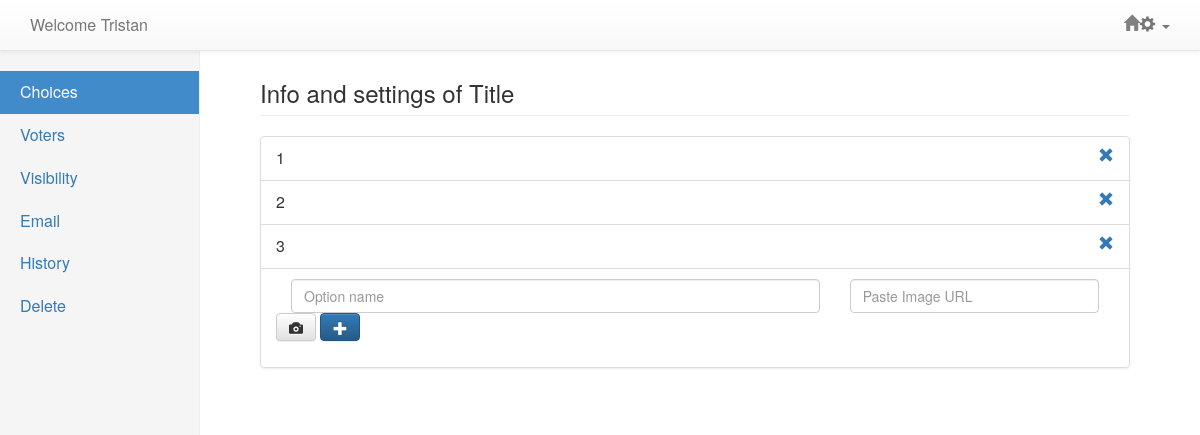
/polls/15/pollinfo/ (signed in), run on an earlier commit of the app's database.
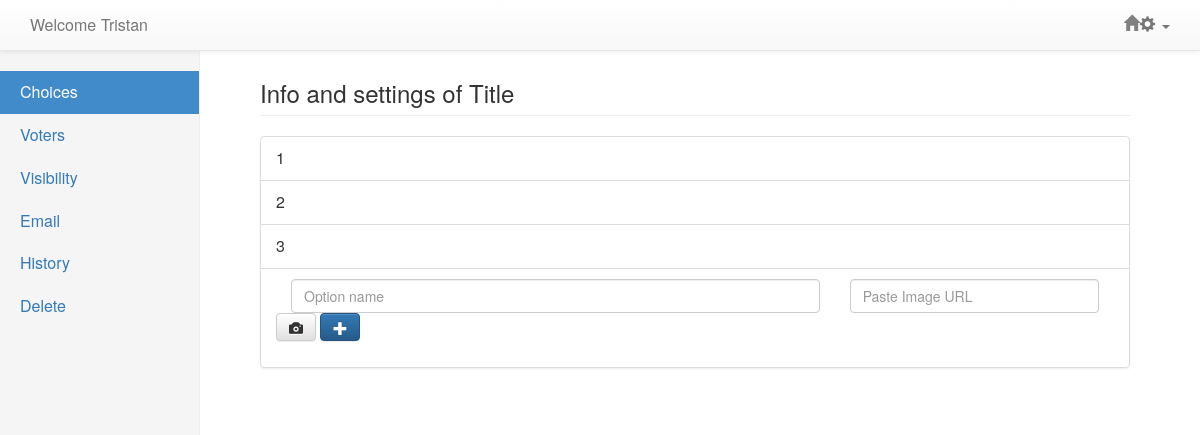
And on a later commit of the database.
### polls/models.py (models this page shows, shortened)
@python_2_unicode_compatible
class Question(models.Model):
    question_text = models.CharField(max_length=20)
    question_desc = models.CharField(max_length=500, null=True, blank=True)
    image = models.ImageField(upload_to='static/items/', blank=True, null=True)
    imageURL = models.CharField(max_length=500, blank=True, null=True)
    pub_date = models.DateTimeField('date published')
    follow_up = models.OneToOneField('Question', on_delete=models.CASCADE, null = True, blank = True)
    question_owner = models.ForeignKey(User, null=True)
    question_voters = models.ManyToManyField(User, related_name='voters')
    status = models.IntegerField(default=1)
    display_pref = models.IntegerField(default=1)
    emailInvite = models.BooleanField(default=True)
    emailDelete = models.BooleanField(default=True)
    emailStart = models.BooleanField(default=True)
    emailStop = models.BooleanField(default=True)
    poll_algorithm = models.IntegerField(default=1)
    question_type = models.IntegerField(default=1)
    winner = models.CharField(max_length=200)

@python_2_unicode_compatible
class Item(models.Model):
    question = models.ForeignKey(Question, on_delete=models.CASCADE)
    item_text = models.CharField(max_length=200)
    image = models.ImageField(upload_to='static/img/items/', blank=True, null=True)
    imageURL = models.CharField(max_length=500, blank=True, null=True)
    def __str__(self):
        return self.item_text

### polls/views.py (the view)
# urls.py: url(r'^(?P<pk>[0-9]+)/pollinfo/$', views.PollInfoView.as_view(), name='pollinfo'),
class PollInfoView(generic.DetailView):
    model = Question
    template_name = 'polls/pollinfo.html'
    def get_context_data(self, **kwargs):
        ctx = super(PollInfoView, self).get_context_data(**kwargs)
        ctx['users'] = User.objects.all()
        ctx['items'] = Item.objects.all()
        ctx['groups'] = Group.objects.all()
        currentUserResponses = self.object.response_set.filter(user=self.request.user).reverse()
        ctx['mostRecentResponse'] = currentUserResponses[0] if (len(currentUserResponses) > 0) else None
        ctx['history'] = currentUserResponses[1:]
        all_responses = self.object.response_set.reverse()
        (latest_responses, previous_responses) = categorizeResponses(all_responses)
        ctx['latest_responses'] = latest_responses
        ctx['previous_responses'] = previous_responses
        return ctx
    def get_queryset(self):
        return Question.objects.filter(pub_date__lte=timezone.now())

### polls/views.py (called while the page is built, shortened)
def categorizeResponses(all_responses):
    latest_responses = []
    previous_responses = []
    if len(all_responses) > 0:
        latest_responses.append(all_responses[0])
    others = all_responses[1:]
    return (latest_responses, previous_responses)

### polls/templates/polls/pollinfo.html (shortened to what this page needs)
{% extends 'polls/settings_base.html' %}
{% load staticfiles %}
{% block content %}
<div class="col-sm-3 col-md-2 sidebar">
          <ul class="nav nav-sidebar">
            {% if question.question_owner == request.user %}
            <li class="active"><a data-toggle="tab" href="#choices" >Choices</a></li>
            <li><a data-toggle="tab" href="#voters">Voters</a></li>
            <li><a data-toggle="tab" href="#visibility">Visibility</a></li>
            <li><a data-toggle="tab" href="#emailsetting">Email</a></li>
            {% else %}
            <li class="active"><a data-toggle="tab" href="#general">General Info</a></li>
            {% endif %}
            <li><a data-toggle="tab" href="#historyinfo">History</a></li>
            {% if question.question_owner == request.user %}
            <li><a data-toggle="tab" href="#delete">Delete</a></li>
            {% endif %}
          </ul>
        </div>
        <div class="tab-content">
          {% if question.question_owner == request.user %}
          <div class="col-sm-9 col-sm-offset-3 col-md-10 col-md-offset-2 main tab-pane active" id="choices">
              <h3 class="page-header">Info and settings of {{ question.question_text }} </h3>
              <ul class="list-group">
                {% for item in items %}
                  {% if item.question == question %}
                  <li class="list-group-item ">
                      {{ item }}
                      {% if question.status == 1 %}
                      <a href="{% url 'polls:delchoice' item.id %}">
                          <div class="pull-right">
                            <span class="glyphicon glyphicon-remove"></span>
                          </div>
                    </a>
                        {% endif %}
                  </li>
                  {% endif %}
                {% endfor %}
        <li class="list-group-item">
            <form action="{% url 'polls:addchoice' question.id %}" method="post" enctype="multipart/form-data">
                <div class="col-lg-8">
                    <input type="text" class="form-control" name="choice" value="" size="50" placeholder="Option name" autofocus/>
                </div>
                <div class="col-sm-4">
                    <input type="text" class="form-control" name="imageURL" value="" size="50" placeholder="Paste Image URL" autofocus/>
                </div>
                <label for="image" class="btn btn-default"><span class="glyphicon glyphicon-camera"></span></label>
                <button type="submit" class="btn btn-primary">
                    <span class="glyphicon glyphicon-plus"></span>
                </button>
            </form>
        </li>
              </ul>
    </div>
            {% endif %}
        <br/>
    </div>
</div>
{% endblock %}

### polls/templates/polls/settings_base.html (shortened to what this page needs)
{% extends 'polls/base.html' %}
{% block extra_head %}
  <link rel="stylesheet" href="//code.jquery.com/ui/1.11.4/themes/smoothness/jquery-ui.css">
{% endblock %}

### polls/templates/polls/base.html (shortened to what this page needs)
{% load staticfiles %}
<html>
	<head>
		<link rel="stylesheet" href="//maxcdn.bootstrapcdn.com/bootstrap/3.2.0/css/bootstrap.min.css">
		<link rel="stylesheet" href="//maxcdn.bootstrapcdn.com/bootstrap/3.2.0/css/bootstrap-theme.min.css">
		<link rel="stylesheet" href="{% static 'css/shared.css' %}">
		{% if request.flavour == "mobile" %}
		<link rel="stylesheet" href="{% static 'css/mobile.css' %}">
		{% else %}
		<link rel="stylesheet" href="{% static 'css/desktop.css' %}">
		{% endif %}
		{% block extra_head %}
		{% endblock %}
	</head>
	<body>
		{% if request.flavour == "mobile" %}
		<div style = "margin-left: 20px; margin-right: 20px;font-size:100%;">
			{% else %}
			<div class="container" style ="font-size:100%">
				{% endif %}
				<nav class="navbar navbar-default navbar-fixed-top">
					{% if request.flavour == "mobile" %}
					<div style = "margin-left: 20px; margin-right: 20px">
						{% else %}
						<div class="container">
							{% endif %}
							<div class="navbar-header">
								<a class="navbar-brand" href="/polls/" style ="font-size:100%;  "><span> Welcome
									{% if user.is_authenticated %}
									{% if request.user.first_name != "" %}
									{{ request.user.first_name }}
									{% endif %}
									{% endif %} </span></a>
							</div>
							{% if user.is_authenticated %}
							<ul class="nav navbar-nav navbar-right">
								<li class="dropdown">
									<a class="dropdown-toggle" data-toggle="dropdown" href="#"> <span class="glyphicon glyphicon-cog"> </span> <span class="caret"></span> </a>
								</li>
							</ul>
							<a href="{% url 'polls:index' %}"><span class="glyphicon navbar-right glyphicon-home greycolor" style = "margin-top: 15px;"></span></a>
							{% endif %}
						</div>
				</nav>
				<div class=".col-md-12">
					{% block content %}
					{% endblock %}
				</div>
	</body>
</html>

### static/css/shared.css (style rules this page uses)
* { font-size: 100%; }
a { font-size: 100%; text-decoration: none !important; }
button { outline:none; }
.greycolor { color: grey; }

### static/css/desktop.css (style rules this page uses)
body { min-height: 1000px; padding-top: 60px; padding-bottom: 20px; margin-left: 0; margin-right: 0; padding-left: 5px; padding-right: 5px; font-size: medium; }

### polls/templates/polls/settings_base.html (style rules this page uses)
.navbar-fixed-top { border: 10; }
.sidebar { display: none; }
@media (min-width: 768px) { .sidebar { position: fixed; top: 51px; bottom: 0; left: 0; z-index: 1000; display: block; padding: 20px; overflow-x: hidden; overflow-y: auto; background-color: #f5f5f5; border-right: 1px solid #eee; } }
.nav-sidebar { margin-right: -21px; margin-bottom: 20px; margin-left: -20px; }
.nav-sidebar > li > a { padding-right: 20px; padding-left: 20px; }
.nav-sidebar > .active > a, .nav-sidebar > .active > a:hover, .nav-sidebar > .active > a:focus { color: #fff; background-color: #428bca; }
.main { padding: 20px; }
@media (min-width: 768px) { .main { padding-right: 40px; padding-left: 40px; } }
.main .page-header { margin-top: 0; }

What changed in the data, as far as the page shows it:
changed Question "Title": status 1 → 2 (drawn)
